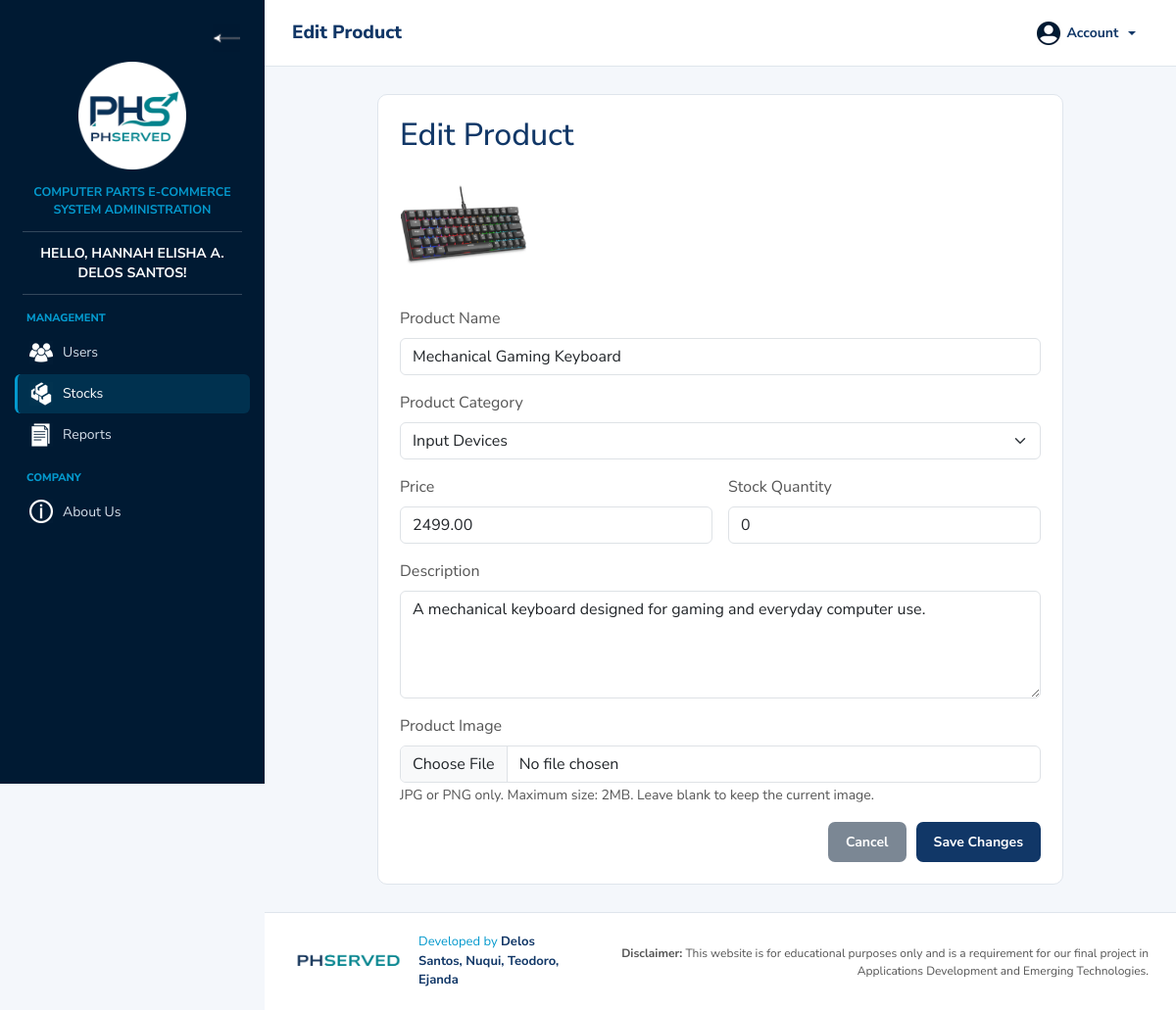
Screenshot of /seller/product_form.php?id=1 (signed in) with the database file from the repository.
### tables this page shows
CREATE TABLE `products` (
  `product_id` int(11) NOT NULL,
  `category_id` int(11) NOT NULL,
  `product_name` varchar(150) NOT NULL,
  `product_image` varchar(255) DEFAULT NULL,
  `price` decimal(10,2) NOT NULL,
  `stock_quantity` int(11) NOT NULL DEFAULT 0,
  `product_status` varchar(30) NOT NULL DEFAULT 'Available',
  `description` text NOT NULL,
  `date_added` datetime DEFAULT current_timestamp(),
  `date_updated` datetime DEFAULT current_timestamp()
);

CREATE TABLE `categories` (
  `category_id` int(11) NOT NULL,
  `category_name` varchar(100) NOT NULL
);

### seller/product_form.php (the view, shortened to what this page needs)
<?php
require_once("../config/db_connect.php");
$product_id = isset($_GET["id"])
    ? (int)$_GET["id"]
    : 0;
$is_edit = $product_id > 0;
$product_name = "";
$category_id = 0;
$price = "";
$stock_quantity = "";
$description = "";
$product_image = "";
if ($is_edit) {
    $find_sql =
        "SELECT *
         FROM products
         WHERE product_id = $product_id";
    $find_result =
        mysqli_query($conn, $find_sql);
    $current_product =
        mysqli_fetch_assoc($find_result);
    $product_name =
        $current_product["product_name"];
    $category_id =
        (int)$current_product["category_id"];
    $price =
        $current_product["price"];
    $stock_quantity =
        $current_product["stock_quantity"];
    $description =
        $current_product["description"];
    $product_image =
        $current_product["product_image"];
}
$category_result =
    mysqli_query(
        $conn,
        "SELECT *
         FROM categories
         ORDER BY category_id"
    );
$page_title =
    $is_edit ? "Edit Product" : "Add Product";
include("includes/header.php");
include("includes/sidebar.php");
?>
<div class="main-wrapper" id="mainWrapper">
    <?php include("includes/top_nav.php"); ?>
    <main class="page-content">
        <div class="product-form-card">
            <h2>
                <?php echo htmlspecialchars($page_title); ?>
            </h2>
            <?php if (
                $is_edit &&
                $product_image != ""
            ): ?>
                <img
                    src="../images/products/<?php
                        echo htmlspecialchars(
                            basename($product_image)
                        );
                    ?>"
                    alt="Current product image"
                    class="current-product-image"
                >
            <?php endif; ?>
            <form
                method="POST"
                enctype="multipart/form-data"
                action="product_form.php<?php
                    echo $is_edit
                        ? "?id=" . $product_id
                        : "";
                ?>"
            >
                <div class="mb-3">
                    <label class="form-label">
                        Product Name
                    </label>
                    <input
                        type="text"
                        name="product_name"
                        class="form-control"
                        value="<?php
                            echo htmlspecialchars(
                                $product_name
                            );
                        ?>"
                        required
                    >
                </div>
                <div class="mb-3">
                    <label class="form-label">
                        Product Category
                    </label>
                    <select
                        name="category_id"
                        class="form-select"
                        required
                    >
                        <?php while (
                            $category =
                                mysqli_fetch_assoc(
                                    $category_result
                                )
                        ): ?>
                            <option
                                value="<?php
                                    echo (int)$category[
                                        "category_id"
                                    ];
                                ?>"
                                <?php
                                echo (
                                    $category_id ==
                                    $category["category_id"]
                                ) ? "selected" : "";
                                ?>
                            >
                                <?php
                                echo htmlspecialchars(
                                    $category[
                                        "category_name"
                                    ]
                                );
                                ?>
                            </option>
                        <?php endwhile; ?>
                    </select>
                </div>
                <div class="row g-3">
                    <div class="col-md-6">
                        <label class="form-label">
                            Price
                        </label>
                        <input
                            type="number"
                            name="price"
                            class="form-control"
                            value="<?php
                                echo htmlspecialchars($price);
                            ?>"
                            min="0.01"
                            step="0.01"
                            required
                        >
                    </div>
                    <div class="col-md-6">
                        <label class="form-label">
                            Stock Quantity
                        </label>
                        <input
                            type="number"
                            name="stock_quantity"
                            class="form-control"
                            value="<?php
                                echo htmlspecialchars(
                                    $stock_quantity
                                );
                            ?>"
                            min="0"
                            required
                        >
                    </div>
                </div>
                <div class="mt-3 mb-3">
                    <label class="form-label">
                        Description
                    </label>
                    <textarea
                        name="description"
                        class="form-control"
                        rows="4"
                        required
                    ><?php
                        echo htmlspecialchars($description);
                    ?></textarea>
                </div>
                <div class="mb-3">
                    <label class="form-label">
                        Product Image
                    </label>
                    <input
                        type="file"
                        name="product_image"
                        class="form-control"
                        accept=".jpg,.jpeg,.png"
                        <?php echo !$is_edit ? "required" : ""; ?>
                    >
                    <small>
                        JPG or PNG only. Maximum size: 2MB.
                        <?php if ($is_edit): ?>
                            Leave blank to keep the current image.
                        <?php endif; ?>
                    </small>
                </div>
                <div class="product-form-actions">
                    <a
                        href="stocks.php"
                        class="phserved-button phserved-button-secondary"
                    >
                        Cancel
                    </a>
                    <button
                        type="submit"
                        class="phserved-button"
                    >
                        <?php
                        echo $is_edit
                            ? "Save Changes"
                            : "Add Product";
                        ?>
                    </button>
                </div>
            </form>
        </div>
    </main>
    <?php include("../includes/footer.php"); ?>

### assets/css/style.css (style rules this page uses)
:root { --primary-blue: #113767; --accent-blue: #0499cd; --night-blue: #001a33; --dark-gray: #555555; --light-gray: #f4f7fb; --border-color: #dfe5ec; --white: #ffffff; --sidebar-width: 270px; --collapsed-sidebar-width: 85px; }
* { box-sizing: border-box; }
html, body { margin: 0; padding: 0; min-height: 100%; }
body { background-color: var(--light-gray); color: var(--dark-gray); font-family: "Nunito Sans", sans-serif; }
a { color: inherit; text-decoration: none; }
.main-wrapper { min-height: 100vh; margin-left: var(--sidebar-width); transition: margin-left 0.2s; }
.page-content { width: 100%; max-width: 1400px; min-height: calc(100vh - 68px); margin: 0 auto; padding: 28px; }
.phserved-button { display: inline-block; padding: 10px 18px; border: 0; border-radius: 7px; background-color: var(--primary-blue); color: var(--white); font-size: 14px; font-weight: 700; cursor: pointer; }
.phserved-button-secondary { background-color: #7b8794; }
.stocks-heading h2, .product-form-card h2 { color: var(--primary-blue); }
.product-form-card { max-width: 700px; margin: auto; padding: 22px; border: 1px solid var(--border-color); border-radius: 10px; background: var(--white); }
.current-product-image { width: 130px; height: 130px; margin-bottom: 18px; object-fit: contain; }
.product-form-actions { display: flex; justify-content: flex-end; gap: 10px; }

### rows the page displays
products: product_image (picture), product_name "Mechanical Gaming Keyboard", category_id "Input Devices", price "2499.00", stock_quantity "0", description "A mechanical keyboard designed for gaming and everyday computer use."

### other values shown
$admin_name "HANNAH ELISHA A. DELOS SANTOS"
$page_title "Edit Product"
